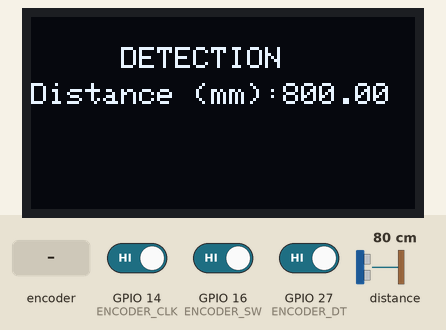
Simulated run of this program. Board: ESP32. Parts: 128×64 one-colour display. The test bench sets the inputs (shaded band); at power-on: GPIO 16 (ENCODER_SW) HIGH, distance to the obstacle 80 cm, GPIO 14 (ENCODER_CLK) HIGH, GPIO 27 (ENCODER_DT) HIGH. What the program prints to the serial monitor is not drawn.

Above: at 2.2 s.
2.3 s: rotary encoder on GPIO 14 (ENCODER_CLK) / GPIO 27 (ENCODER_DT) turned 3 steps (first pin leading)
At 2.5 s:
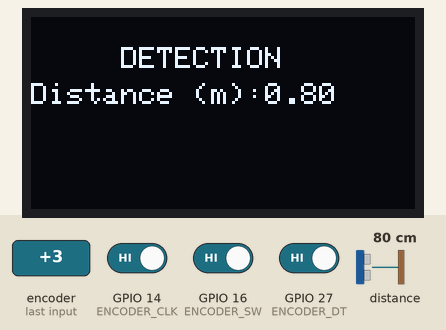
4.4 s: GPIO 16 (ENCODER_SW) driven LOW
At 5.4 s:
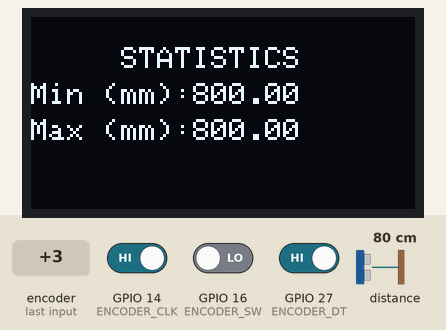
7.4 s: distance to the obstacle set to 250 cm
At 8.97 s:
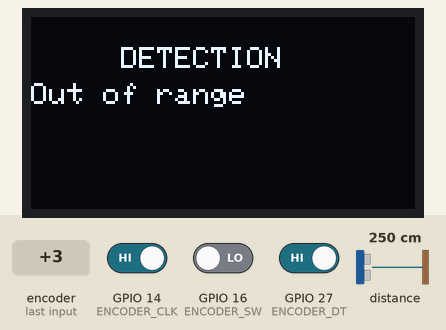
10.4 s: rotary encoder on GPIO 14 (ENCODER_CLK) / GPIO 27 (ENCODER_DT) turned 1 step (first pin leading)
At 11.2 s:
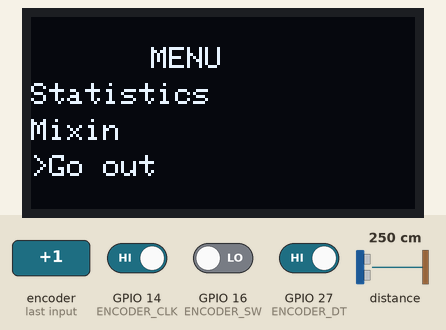
13.3 s: rotary encoder on GPIO 14 (ENCODER_CLK) / GPIO 27 (ENCODER_DT) turned 3 steps (first pin leading)
At 13.68 s:
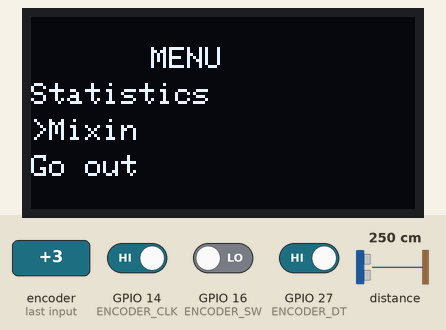
15.4 s: rotary encoder on GPIO 14 (ENCODER_CLK) / GPIO 27 (ENCODER_DT) turned 3 steps (first pin leading)
At 17.0 s:
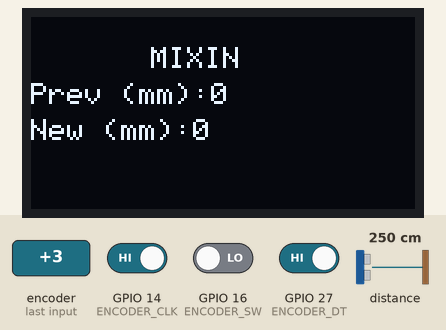
Timing chart, 0 to 18.5 s (numbered marks = the images above; inputs shaded):
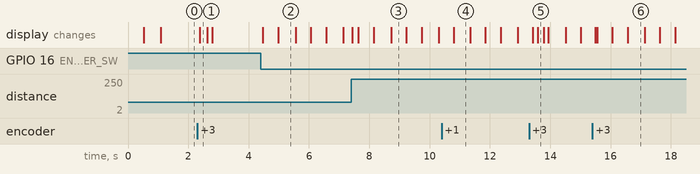

The program:

main.cpp
```cpp
// (licence header left out)
// lib import
#include <Wire.h>
#include <SPI.h>  // need for correct include ather lib
#include <Adafruit_GFX.h>
#include <Adafruit_SSD1306.h>
#include <Adafruit_VL53L0X.h>

// program glob
volatile bool execute_status = true;

// display glob
#define DISPLAY_WIDTH 128
#define DISPLAY_HEIGTH 64
#define OLED_REST -1
Adafruit_SSD1306 app_display(DISPLAY_WIDTH, DISPLAY_HEIGTH, &Wire, OLED_REST);

// laser glob
Adafruit_VL53L0X laser_sensor = Adafruit_VL53L0X();
VL53L0X_RangingMeasurementData_t laser_sensor_output;
float output = 0.0;
enum Dimension{
  MM=0,
  CM=1,
  M=2
};
int actual_dimension = MM;
float min_laser_output = 1000.0;
float max_laser_output = -1000.0;

// encoder
#define ENCODER_CLK 14  // IO_14
#define ENCODER_DT 27   // IO_27
#define ENCODER_SW 16   // IO_16
volatile int ecnoder_rotate_cnt = 0;
volatile int clkState;
volatile int dtState;
volatile int clkStateLast = HIGH;

int buttonState;
unsigned long buttonPressTimeLast = 0;
bool buttonPressed = false;
int mixin = 0;

enum MenuTools{
  StatisticTool = 0,
  MixinTool = 1,
  GoOutTool= 2,
  MenuTool = 1000,
};
int menu_tool = MenuTool;

/**
 * @brief Transform number in correct range by base division
 *
 * @param num input number
 * @param base base of division
 * @return transformed number
 */
int set_num_in_correct_range(int num, int base){
  int aux = num % base;
  if(aux < 0){
    aux+=base;
  }
  return aux;
}

// programm core
/**
 * @brief Menu with selection tools
 */
void menu_display(){
  if(buttonPressed){  // check choosing of tools
    menu_tool = set_num_in_correct_range(ecnoder_rotate_cnt, 3);
    buttonPressed = false;
    ecnoder_rotate_cnt = 0;
    return;
  }
  app_display.clearDisplay();
  app_display.setCursor(40, 10);
  app_display.setTextColor(WHITE);
  app_display.println(F("MENU"));
  app_display.setCursor(0, 22);
  int choose = set_num_in_correct_range(ecnoder_rotate_cnt, 3);
  if(choose == StatisticTool){
    app_display.print(F(">"));
  }
  app_display.print(F("Statistics"));
  app_display.setCursor(0, 34);
  if(choose == MixinTool){
    app_display.print(F(">"));
  }
  app_display.print(F("Mixin"));
  app_display.setCursor(0, 46);
  if(choose == GoOutTool){
    app_display.print(F(">"));
  }
  app_display.print(F("Go out"));
  app_display.display();
}

/**
 * @brief Menu tools for display sensor statistics
 */
void statistic_tool(){
  if(buttonPressed){  // go out from menu
    buttonPressed = false;
    execute_status = true;
  }
  // statistics
  app_display.clearDisplay();
  app_display.setCursor(30, 10);
  app_display.setTextColor(WHITE);
  app_display.println(F("STATISTICS"));
  app_display.setCursor(0, 22);
  app_display.print(F("Min (mm):"));
  app_display.println(min_laser_output);
  app_display.setCursor(0, 34);
  app_display.print(F("Max (mm):"));
  app_display.println(max_laser_output);
  app_display.setCursor(0, 46);
  app_display.display();
}

/**
 * @brief Menu tools for set mixin of original laser output
 */
void mixin_tool(){
  if(buttonPressed){
    mixin = ecnoder_rotate_cnt;
    buttonPressed = false;
    execute_status = true;
  }
  app_display.clearDisplay();
  app_display.setCursor(40, 10);
  app_display.setTextColor(WHITE);
  app_display.println(F("MIXIN"));
  app_display.setCursor(0, 22);
  app_display.print(F("Prev (mm):"));
  app_display.println(mixin);
  app_display.setCursor(0, 34);
  app_display.print(F("New (mm):"));
  app_display.println(ecnoder_rotate_cnt);
  app_display.setCursor(0, 46);
  app_display.display();
}

/**
 * @brief Activate settings menu mode for metadata of application
 */
void settings_menu(){
  switch(menu_tool){
    case MixinTool:
      mixin_tool();
      break;
    case StatisticTool:
      statistic_tool();
      break;
    case GoOutTool:
      execute_status = true;
      break;
    case MenuTool:
    default:
      menu_display();
      break;
  }
}

/**
 * @brief Write laser sensor output on display desk
 */
void laser_sensor_display_output(){
  laser_sensor.rangingTest(&laser_sensor_output);  // read data

  app_display.clearDisplay();
  app_display.setCursor(30, 10);
  app_display.setTextColor(WHITE);
  app_display.println(F("DETECTION"));
  app_display.setCursor(0, 22);
  if(laser_sensor_output.RangeStatus != 4){
    output = laser_sensor_output.RangeMilliMeter + mixin;

    // store statistic
    if(output > max_laser_output){
      max_laser_output = output;
    }
    else if(output < min_laser_output){
      min_laser_output = output;
    }

    actual_dimension = set_num_in_correct_range(ecnoder_rotate_cnt, 3);
    switch (actual_dimension)  // set correct dimension
    {
    case M:
      app_display.print(F("Distance (m):"));
      output /= 1000;
      Serial.print("Distance (m): "); Serial.println(output);
      break;
    case CM:
      app_display.print(F("Distance (cm):"));
      output /=10;
      Serial.print("Distance (cm): "); Serial.println(output);
      break;
    case MM:
    default:
      Serial.print("Distance (mm): "); Serial.println(output);
      app_display.print(F("Distance (mm):"));
      break;
    }
    app_display.println(output);
  }
  else{  // undetection by out of range sensor
    app_display.println("Out of range");
  }
  app_display.display();
}


/**
 * @brief Catch on encoder rotation interrupt
 */
void catch_encoder_rotate(){
  clkState = digitalRead(ENCODER_CLK);
  dtState = digitalRead(ENCODER_DT);
  if (clkState != clkStateLast){
    if(clkState == HIGH){
      if (dtState != clkState) {  // rotate to left
        ecnoder_rotate_cnt--;
      }
      else{  // rotate to right
        ecnoder_rotate_cnt++;
      }
    }
    clkStateLast = clkState;
  }
}


/**
 * @brief Init pre-run setup of application
 */
void setup() {
  Serial.begin(115200);  // init serial
  Wire.begin();  // init i2c

  // init application display with i2c
  delay(500);
  if(!app_display.begin(SSD1306_SWITCHCAPVCC, 0x3C)) {
    Serial.println(F("SSD1306 allocation failed."));
    for(;;);
  }
  else{
    Serial.println(F("SSD1306 is OK."));
  }

  // init application laser sensor with i2c
  delay(500);
  if(!laser_sensor.begin()){
    Serial.println(F("VL53LOX allocation failed."));
    for(;;);
  }
  else{
    Serial.println(F("VL53LOX is OK."));
  }

  // init encoder and ESP connection
  pinMode(ENCODER_CLK, INPUT);
  pinMode(ENCODER_DT, INPUT);
  pinMode(ENCODER_SW, INPUT_PULLUP);

  // catch encoder interruption
  attachInterrupt(digitalPinToInterrupt(ENCODER_CLK), catch_encoder_rotate, CHANGE);
}

/**
 * @brief Core loop
 *
 */
void loop() {
  // catch press button
  buttonState = digitalRead(ENCODER_SW);
  if(millis()-buttonPressTimeLast > 500){
      if(buttonState == LOW){
        if(execute_status){  // from laser to menu
          buttonPressed = false;
          menu_tool = MenuTool;
          execute_status = false;
        }
        else{  // menu
          buttonPressed = true;
        }
        buttonPressTimeLast = millis();
    }
  }

  if(execute_status){  // laser detection execute
    laser_sensor_display_output();
  }
  else{  // menu execute
    settings_menu();
  }
}
```

Measured:
- after the input at 2.3 s, the display: changes after 0.08 s (image 1)
- after the input at 4.4 s, the display: first changes after 0.07 s (image 2 shows a later state)
- after the input at 7.4 s, the display: changes at once (image 3)
- after the input at 10.4 s, the display: changes after 0.40 s (image 4)
- after the input at 13.3 s, the display: first changes after 0.12 s (image 5 shows a later state)
- after the input at 15.4 s, the display: first changes after 0.09 s (image 6 shows a later state)
- what the display in image 2 shows lasts 0.6 s, from 5.0 s to 5.6 s
